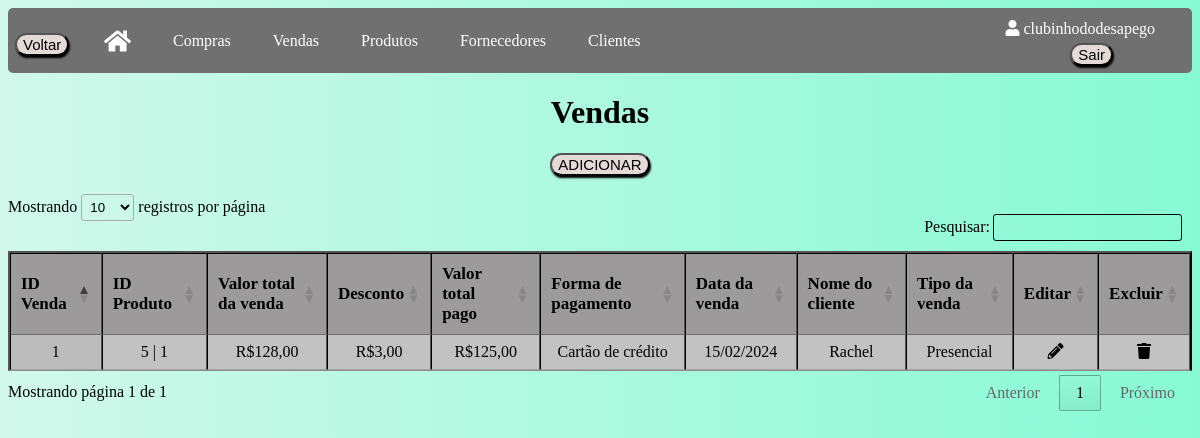
Page /vendas (signed in) on the earlier database version.
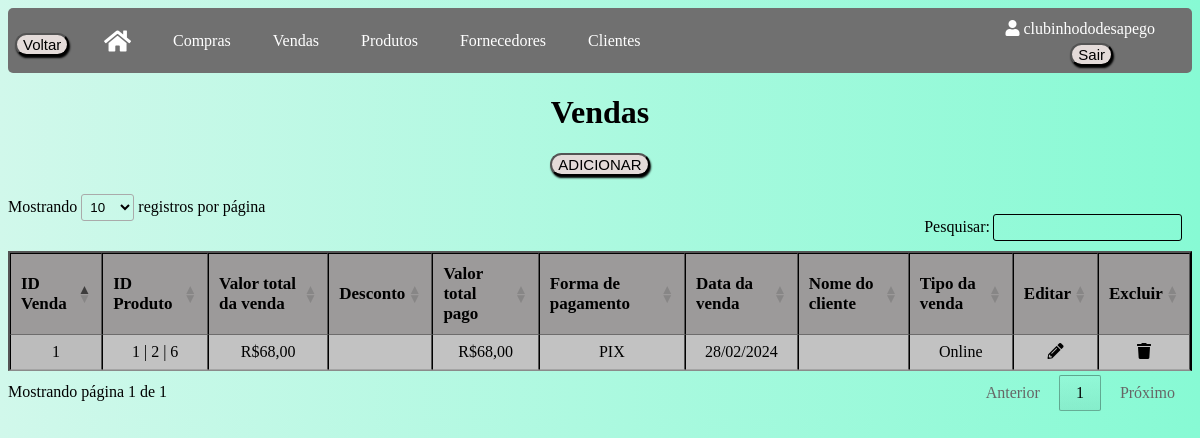
Same page on the later database version.
### app/models/tables.py (models this page shows, shortened)
class Usuario(db.Model, UserMixin):
    __tablename__ = "usuarios"
    id = db.Column(db.Integer, primary_key=True, autoincrement=True)
    nome_brecho = db.Column(db.String(100))
    email = db.Column(db.String(84), unique=True)
    usuario = db.Column(db.String(80), unique=True)
    senha = db.Column(db.String(128))
    clientes = db.relationship("Cliente", backref="usuario")
    produtos = db.relationship("Produto", backref="usuario")
    fornecedores = db.relationship("Fornecedor", backref="usuario")
    compras = db.relationship("Compra", backref="usuario")
    vendas = db.relationship("Venda", backref="usuario")

class Venda(db.Model):
    __tablename__ = "vendas"
    id = db.Column(db.Integer, primary_key=True, autoincrement=True)
    tipo_desconto = db.Column(db.String)
    desconto = db.Column(db.Integer)
    val_total = db.Column(db.Float)
    forma_pagamento = db.Column(db.String(50))
    tipo_venda = db.Column(db.String(10))
    dta_venda = db.Column(db.Date)
    id_usuario = db.Column(db.Integer, db.ForeignKey('usuarios.id'))
    nome_cliente = db.Column(db.String, db.ForeignKey('clientes.nome'))
    produtos = db.relationship('Produto', secondary=produtos_vendas, back_populates='vendas')

class Produto(db.Model):
    __tablename__ = "produtos"
    id = db.Column(db.Integer, primary_key=True, autoincrement=True)
    descricao = db.Column(db.String(120))
    categoria = db.Column(db.String(80))
    sub_categoria = db.Column(db.String(80))
    tamanho = db.Column(db.String(30))
    cor = db.Column(db.String(30))
    medidas = db.Column(db.Integer)
    marca = db.Column(db.String(80))
    preco_custo = db.Column(db.Float)
    preco_venda = db.Column(db.Float)
    preco_final = db.Column(db.Float)
    foto = db.Column(db.LargeBinary)
    vendido = db.Column(db.Boolean, default=False)
    dta_venda_produto = db.Column(db.Date)
    id_usuario = db.Column(db.Integer, db.ForeignKey('usuarios.id'))
    vendas = db.relationship('Venda', secondary=produtos_vendas, back_populates='produtos')

### app/default.py (the view)
@login_required
@app.route("/vendas", methods=['GET', 'POST'])
def vendas():
    vendas = Venda.query.filter_by(id_usuario=current_user.id).all()
    return render_template("vendas.html", vendas=vendas, format_currency=format_currency)

### app/default.py (called while the page is built)
@login_manager.user_loader
def load_user(id_usuario):
    return Usuario.query.get(int(id_usuario))

def format_currency(value):
    if value is not None:
        if isinstance(value, str):
            try:
                value = float(value.replace('R$', '').replace('.', '').replace(',', '.'))
            except ValueError:
                return None
        return f'R${value:,.2f}'.replace(',', ';').replace('.', ',').replace(';', '.')
    return None

### app/templates/vendas.html (shortened to what this page needs)
<!DOCTYPE html>
<html lang="en">
<head>
    <link rel="stylesheet" type="text/css" href="{{ url_for('static', filename='css/vendas.css') }}">
    <link rel="stylesheet" href="https://cdnjs.cloudflare.com/ajax/libs/font-awesome/5.15.3/css/all.min.css">
    <link rel="stylesheet" type="text/css" href="https://cdn.datatables.net/1.11.5/css/jquery.dataTables.min.css">
</head>
<body>
    <div class="usuario-logado"><i class="fas fa-user"></i> {{ current_user.usuario }}</div>
    <div class="logout">
        <form method="POST" action="{{ url_for('logout') }}">
            <button class="button" type="submit">Sair</button>
        </form>
    </div>
    <div class="navbar">
        <button onclick="window.history.back()" class="button button_voltar">Voltar</button>
        <a href="/home"><i class="fas fa-home icone-casa"></i></a>
        <a href="/compras">Compras</a>
        <a href="/vendas">Vendas</a>
        <a href="/produtos">Produtos</a>
        <a href="/fornecedores">Fornecedores</a>
        <a href="/clientes">Clientes</a>
    </div>
    <h1 class="titulo">Vendas</h1>
    <button class="button"><a href="vendascadastro">ADICIONAR</a></button>
    <br>
    <table id="tabelaVendas" class="tabela display" border="2">
        <thead>
            <tr>
                <th>ID Venda</th>
                <th>ID Produto</th>
                <th>Valor total da venda</th>
                <th>Desconto</th>
                <th>Valor total pago</th>
                <th>Forma de pagamento</th>
                <th>Data da venda</th>
                <th>Nome do cliente</th>
                <th>Tipo da venda</th>
                <th>Editar</th>
                <th>Excluir</th>
            </tr>
        </thead>
        <tbody>
            {% for venda in vendas %}
            <tr>
                <td>{{ venda.id }}</td>
                <td>
                    {% for produto in venda.produtos %}
                        {{ produto.id }}
                        {% if not loop.last %}| {% endif %}
                    {% endfor %}
                </td>
                <td>
                    {% if venda.tipo_desconto == 'Valor' %}
                        {{ format_currency(venda.val_total + venda.desconto) }}
                    {% elif venda.tipo_desconto == 'Porcentagem' %}
                    {% set valor_original = venda.val_total | float / (1 - venda.desconto | float / 100) %}
                        {{ format_currency(valor_original) }}
                    {% else %}
                        {{ format_currency(venda.val_total) }}
                    {% endif %}
                </td>
                <td>
                    {% if venda.tipo_desconto == 'Valor' %}
                        {{ format_currency(venda.desconto) }}
                    {% elif venda.tipo_desconto == 'Porcentagem' %}
                        {{ venda.desconto }}%
                    {% else %}
                        {{ venda.desconto }}
                    {% endif %}
                </td>
                <td>{{ format_currency(venda.val_total) }}</td>
                <td>{{ venda.forma_pagamento }}</td>
                <td>{{ venda.dta_venda.strftime("%d/%m/%Y") }}</td>
                <td>{{ venda.nome_cliente }}</td>
                <td>{{ venda.tipo_venda }}</td>
                <td>
                    <a href="/editarvendas/{{ venda.id }}">
                    <div class="icon-container"><i class="fas fa-pencil-alt"></i></div>
                    </a>
                </td>
                <td>
                    <a href="/excluirvendas/{{ venda.id }}" class="excluir-venda" data-id="{{ venda.id }}" data-confirm="Tem certeza de que deseja excluir esta venda?">
                        <div class="icon-container"><i class="fas fa-trash"></i></div>
                    </a>
                </td>
            </tr>
            {% endfor %}
        </tbody>
    </table>
</body>
</html>

### app/static/css/vendas.css (style rules this page uses)
body { background: linear-gradient(to right, #d1f8eb, #87fad4); }
.usuario-logado { position: absolute; top: 20px; right: 45px; color: white; }
.logout { position: absolute; top: 43px; right: 87px; }
.button_voltar { position: absolute; top: 33px; left: 15px; }
.button { margin-bottom: 20px; font-size: 15px; margin-bottom: 13px; display: block; margin: 0 auto; background-color: #e4dbd9; cursor: pointer; transition: background-color 0.3s ease; border-radius: 20px; box-shadow: 1px 2px 2px black; }
.navbar { overflow: hidden; background-color: #707070; height: 65px; border-radius: 5px; }
.navbar a { float: left; display: flex; align-items: center; color: white; text-align: center; padding: 0px 16px; text-decoration: none; height: 100%; margin-left: 80px; margin-right: -70px; }
.icone-casa { font-size: 24px; }
.titulo { text-align: center; }
.tabela { border-collapse: collapse; width: 100%; text-align: center; background-color: #c7c7c7; margin-top: 50px; border-color: black; }
th { font-size: 17px; background-color: #9c9a9a; }
a { text-decoration: none; color: #000; }

Differences in the rows shown:
changed Venda id 1: loses Produto (id "5"); gains Produto (id "2"); gains Produto (id "6"); val_total (not shown) → "R$68,00"; val_total "R$125,00" → "R$68,00"; forma_pagamento "Cartão de crédito" → "PIX"; dta_venda "15/02/2024" → "28/02/2024"; tipo_venda "Presencial" → "Online"; format_currency(venda.val_total+venda.desconto) "R$128,00" → (not shown); desconto "R$3,00" → (not shown); nome_cliente "Rachel" → (not shown)
changed Produto id 1: now shows "|"
